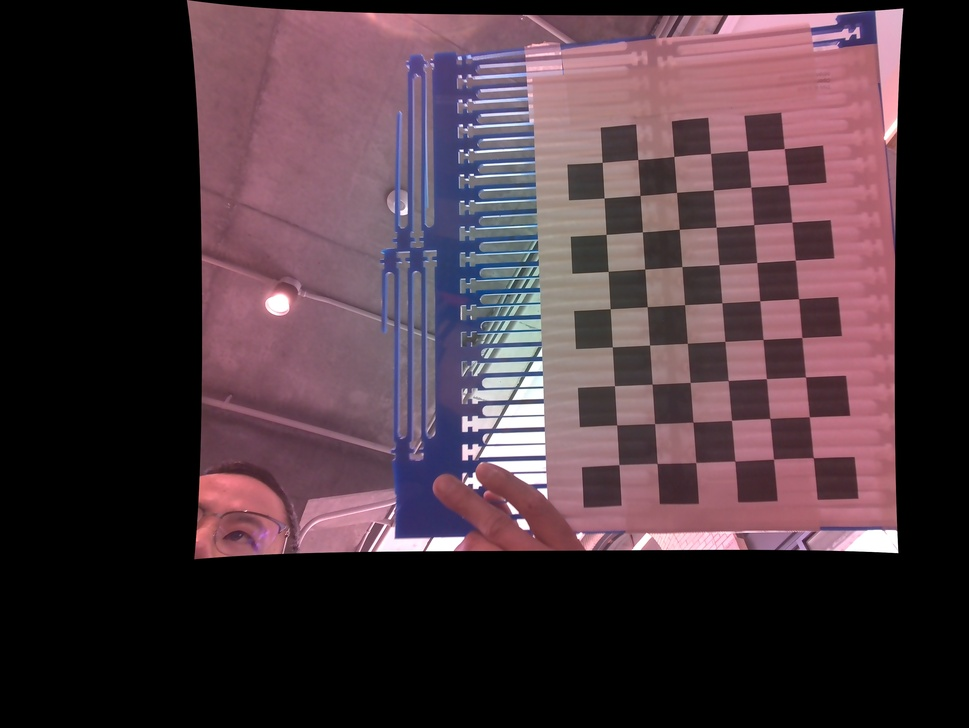
#> input picture Cam1_calibration/test_img_1_undistorted.jpg, 969 x 728 px, shrunk from 3280 x 2464 before the run, given in place of the camera
$ python colormask_testHSV_onWebCam_dynamically.py
#> lines starting #> are read from the running program, lines starting #| are printed output that depends on the picture; after the words box and inside, x2 and y2 are one past the last pixel; in counts of white or black regions, pixels touching at a corner belong together
import cv2
import numpy as np

def nothing(x):
    pass

def get_masked_image(img, hsv_min, hsv_max):
    hsv = cv2.cvtColor(img, cv2.COLOR_BGR2HSV)
    mask = cv2.inRange(hsv, hsv_min, hsv_max)
    masked_image = cv2.bitwise_and(img, img, mask=mask)
    return mask, masked_image

# Create a window for the trackbars
cv2.namedWindow('Trackbars')

# Create 6 trackbars：H_min, S_min, V_min, H_max, S_max, V_max
cv2.createTrackbar('H_min', 'Trackbars', 0, 179, nothing)
#> slider 'H_min' is set to 35
cv2.createTrackbar('S_min', 'Trackbars', 0, 255, nothing)
#> slider 'S_min' is set to 51
cv2.createTrackbar('V_min', 'Trackbars', 0, 255, nothing)
#> slider 'V_min' is set to 51
cv2.createTrackbar('H_max', 'Trackbars', 179, 179, nothing)
cv2.createTrackbar('S_max', 'Trackbars', 255, 255, nothing)
cv2.createTrackbar('V_max', 'Trackbars', 255, 255, nothing)

# Open the camera
cap = cv2.VideoCapture(0)
if not cap.isOpened():
    print("Error: Camera could not be opened.")
    exit()

while True:
    # Get the current positions of the trackbars
    h_min = cv2.getTrackbarPos('H_min', 'Trackbars')
    s_min = cv2.getTrackbarPos('S_min', 'Trackbars')
    v_min = cv2.getTrackbarPos('V_min', 'Trackbars')
    h_max = cv2.getTrackbarPos('H_max', 'Trackbars')
    s_max = cv2.getTrackbarPos('S_max', 'Trackbars')
    v_max = cv2.getTrackbarPos('V_max', 'Trackbars')

    # Create the HSV range
    lower_hsv = np.array([h_min, s_min, v_min])
    upper_hsv = np.array([h_max, s_max, v_max])

    # Read the frame
    ret, frame = cap.read()
#> frame is the input picture: shape (728, 969, 3); mean B, G, R 61.1, 53.8, 73.3
    if not ret:
        print("Error: Frame could not be read.")
        break
    # Get the masked image
    mask, masked_img = get_masked_image(frame, lower_hsv, upper_hsv)
#> in get_masked_image, `hsv = cv2.cvtColor(img, cv2.COLOR_BGR2HSV)`: hsv: shape (728, 969, 3); mean H, S, V 79.7, 47, 76.3
#> in get_masked_image, `mask = cv2.inRange(hsv, hsv_min, hsv_max)`:
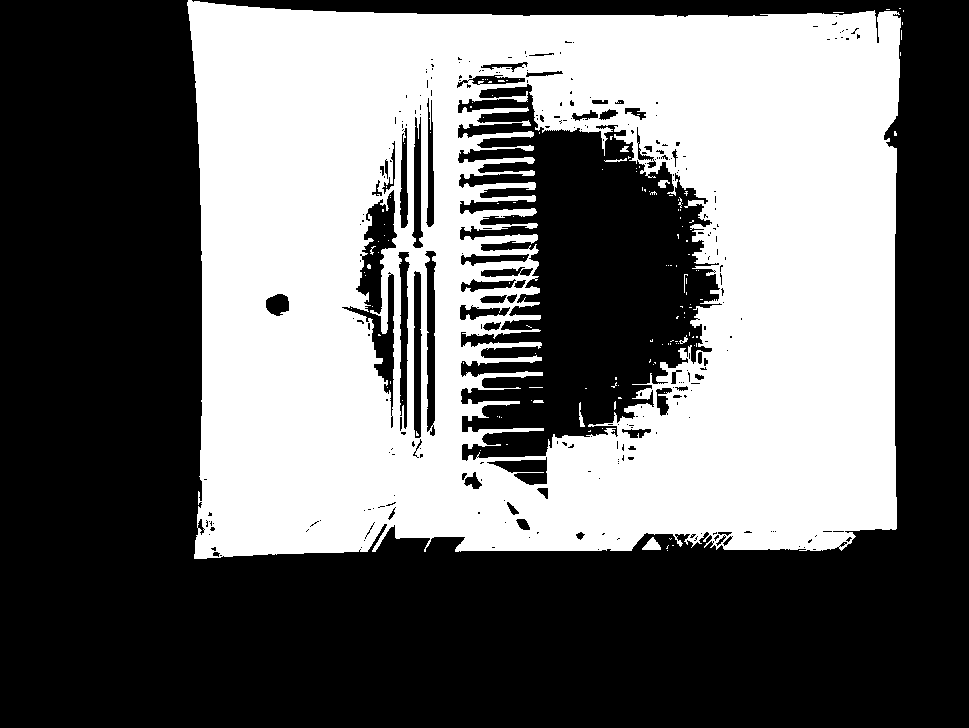
#> mask: shape (728, 969); 42.4% white; 135 white regions (126 under 20 px), largest, box (x1, y1, x2, y2) and area: (187, 0, 901, 559) 298363, (642, 537, 661, 550) 147, (579, 402, 585, 427) 67
#> in get_masked_image, `masked_image = cv2.bitwise_and(img, img, mask=mask)`:
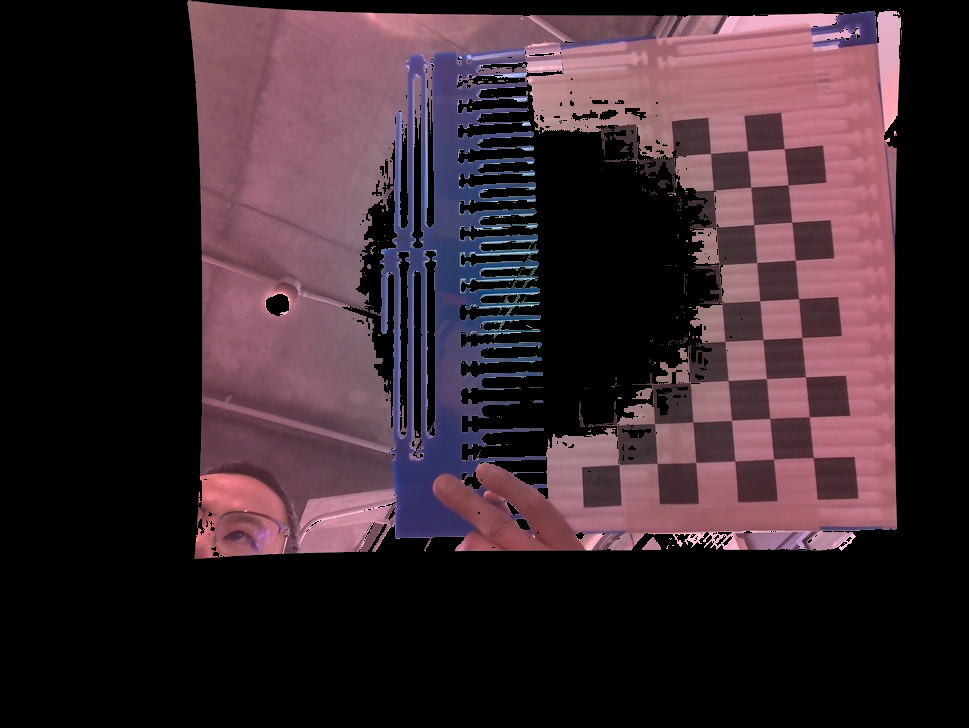
#> masked_image: shape (728, 969, 3); mean B, G, R 46.7, 39.6, 57.8

    # Stack the original image and the masked image
    images = np.hstack((frame, masked_img))
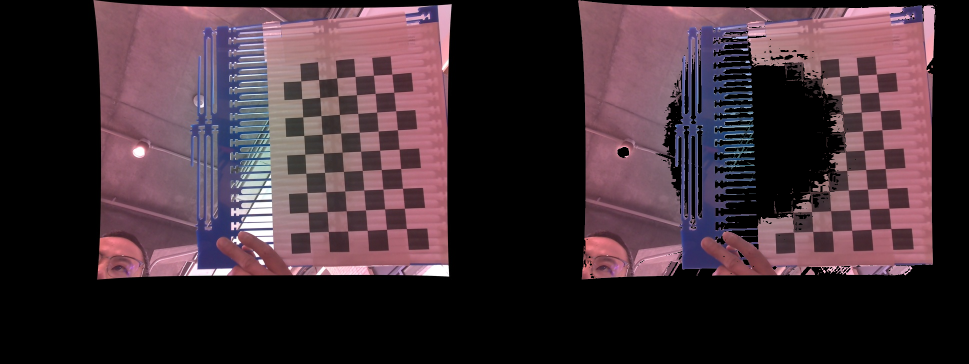
#> images: shape (728, 1938, 3) (shown at 1/2 size); mean B, G, R 53.9, 46.7, 65.6

    # Show the images
    cv2.imshow("Original Image & Masked Image", images)
    cv2.imshow("Mask", mask)

    # Press 'q' to exit
    if cv2.waitKey(1) & 0xFF == ord('q'):
#> (key q is pressed here)
        break

cv2.destroyAllWindows()

$ run again, on Cam1_calibration/test_img_2_undistorted.jpg
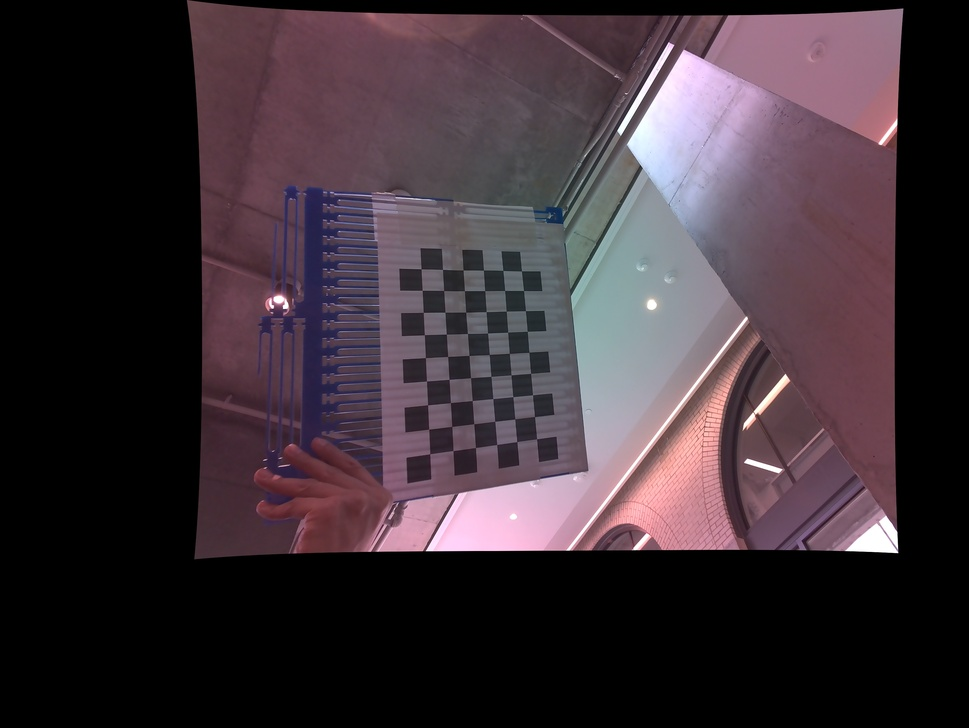
#> input picture Cam1_calibration/test_img_2_undistorted.jpg, 969 x 728 px, shrunk from 3280 x 2464 before the run, given in place of the camera
#> frame is the input picture: shape (728, 969, 3); mean B, G, R 55, 48.4, 60.6
#> hsv: shape (728, 969, 3); mean H, S, V 80.7, 39.3, 62.7
#> in get_masked_image, `mask = cv2.inRange(hsv, hsv_min, hsv_max)`:
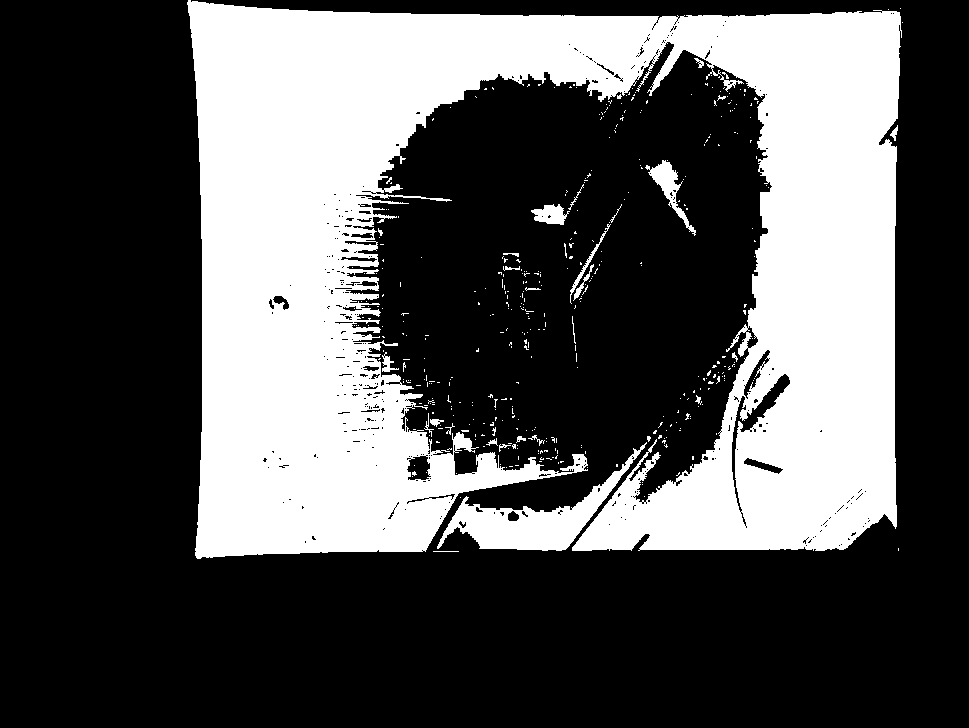
#> mask: shape (728, 969); 33% white; 414 white regions (386 under 20 px), largest, box (x1, y1, x2, y2) and area: (187, 0, 902, 559) 222753, (437, 442, 647, 551) 5787, (645, 160, 696, 236) 901
#> `images = np.hstack((frame, masked_img))`:
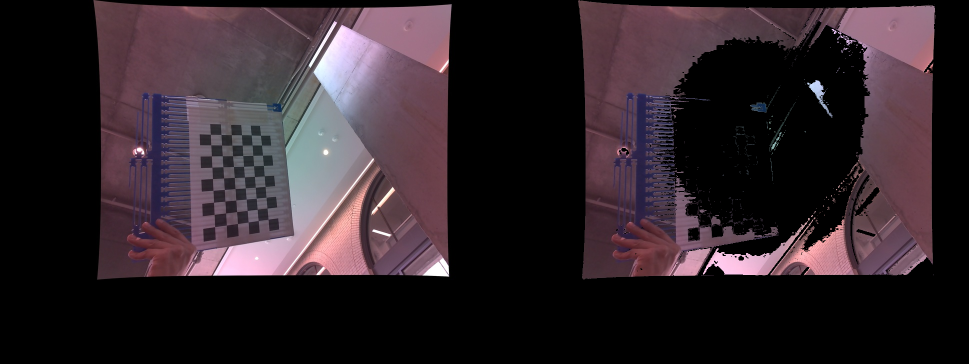
#> images: shape (728, 1938, 3) (shown at 1/2 size); mean B, G, R 42.1, 36.4, 47.9

$ run again, on Cam1_calibration/test_img_4_undistorted.jpg
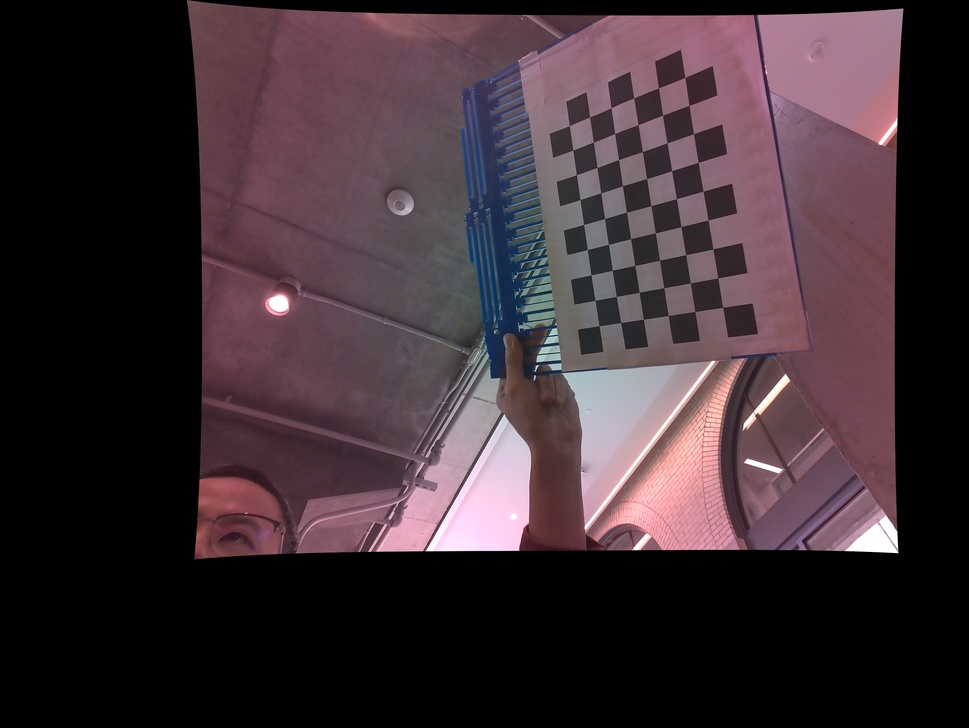
#> input picture Cam1_calibration/test_img_4_undistorted.jpg, 969 x 728 px, shrunk from 3280 x 2464 before the run, given in place of the camera
#> frame is the input picture: shape (728, 969, 3); mean B, G, R 52.8, 46.9, 61.8
#> hsv: shape (728, 969, 3); mean H, S, V 82.9, 42.3, 63.1
#> in get_masked_image, `mask = cv2.inRange(hsv, hsv_min, hsv_max)`:
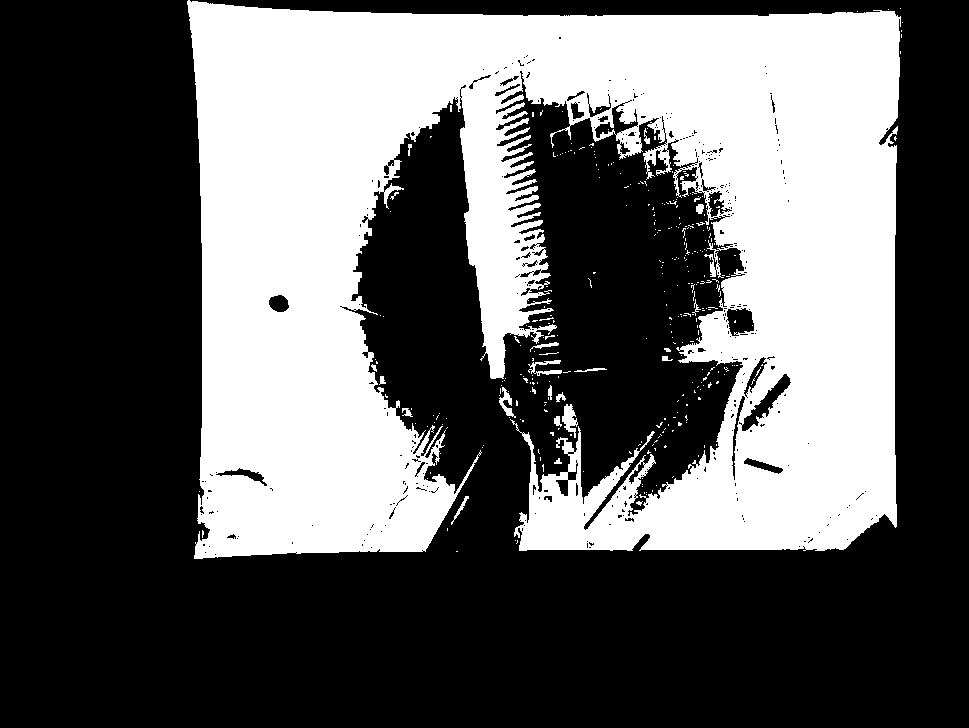
#> mask: shape (728, 969); 37.5% white; 331 white regions (307 under 20 px), largest, box (x1, y1, x2, y2) and area: (187, 0, 901, 559) 262110, (562, 404, 578, 438) 293, (528, 360, 562, 376) 215
#> `images = np.hstack((frame, masked_img))`:
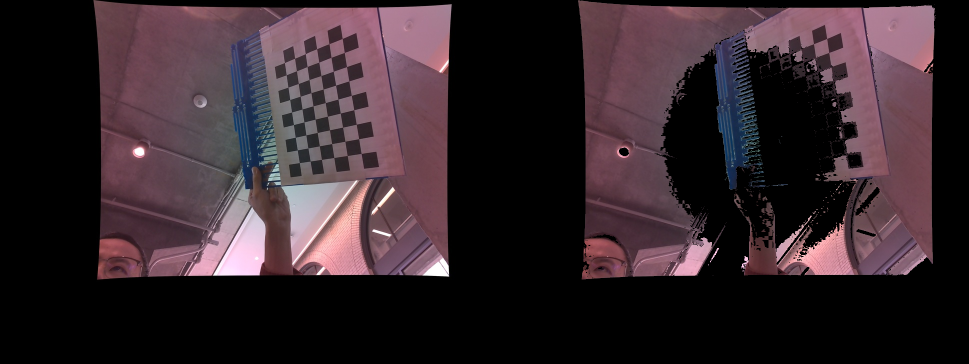
#> images: shape (728, 1938, 3) (shown at 1/2 size); mean B, G, R 43.7, 38.2, 52
